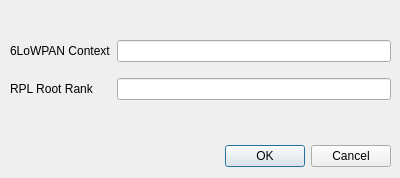
<?xml version="1.0" encoding="UTF-8"?>
<ui version="4.0">
 <class>SettingsDialog</class>
 <widget class="QDialog" name="SettingsDialog">
  <property name="geometry">
   <rect>
    <x>0</x>
    <y>0</y>
    <width>400</width>
    <height>178</height>
   </rect>
  </property>
  <property name="sizePolicy">
   <sizepolicy hsizetype="Fixed" vsizetype="Fixed">
    <horstretch>0</horstretch>
    <verstretch>0</verstretch>
   </sizepolicy>
  </property>
  <property name="minimumSize">
   <size>
    <width>400</width>
    <height>178</height>
   </size>
  </property>
  <property name="maximumSize">
   <size>
    <width>400</width>
    <height>178</height>
   </size>
  </property>
  <property name="windowTitle">
   <string>Foren6 Preferences</string>
  </property>
  <widget class="QDialogButtonBox" name="buttonBox">
   <property name="geometry">
    <rect>
     <x>50</x>
     <y>140</y>
     <width>341</width>
     <height>32</height>
    </rect>
   </property>
   <property name="orientation">
    <enum>Qt::Horizontal</enum>
   </property>
   <property name="standardButtons">
    <set>QDialogButtonBox::Cancel|QDialogButtonBox::Ok</set>
   </property>
  </widget>
  <widget class="QWidget" name="gridLayoutWidget">
   <property name="geometry">
    <rect>
     <x>10</x>
     <y>30</y>
     <width>381</width>
     <height>81</height>
    </rect>
   </property>
   <layout class="QGridLayout" name="gridLayout">
    <property name="sizeConstraint">
     <enum>QLayout::SetDefaultConstraint</enum>
    </property>
    <item row="0" column="1">
     <widget class="QLineEdit" name="settings_6lowpanContextEdit"/>
    </item>
    <item row="1" column="1">
     <widget class="QLineEdit" name="settings_RplRootRankEdit"/>
    </item>
    <item row="0" column="0">
     <widget class="QLabel" name="label">
      <property name="layoutDirection">
       <enum>Qt::LeftToRight</enum>
      </property>
      <property name="text">
       <string>6LoWPAN Context</string>
      </property>
     </widget>
    </item>
    <item row="1" column="0">
     <widget class="QLabel" name="label_2">
      <property name="layoutDirection">
       <enum>Qt::LeftToRight</enum>
      </property>
      <property name="text">
       <string>RPL Root Rank</string>
      </property>
     </widget>
    </item>
   </layout>
  </widget>
 </widget>
 <resources/>
 <connections>
  <connection>
   <sender>buttonBox</sender>
   <signal>accepted()</signal>
   <receiver>SettingsDialog</receiver>
   <slot>accept()</slot>
   <hints>
    <hint type="sourcelabel">
     <x>248</x>
     <y>254</y>
    </hint>
    <hint type="destinationlabel">
     <x>157</x>
     <y>274</y>
    </hint>
   </hints>
  </connection>
  <connection>
   <sender>buttonBox</sender>
   <signal>rejected()</signal>
   <receiver>SettingsDialog</receiver>
   <slot>reject()</slot>
   <hints>
    <hint type="sourcelabel">
     <x>316</x>
     <y>260</y>
    </hint>
    <hint type="destinationlabel">
     <x>286</x>
     <y>274</y>
    </hint>
   </hints>
  </connection>
 </connections>
</ui>
